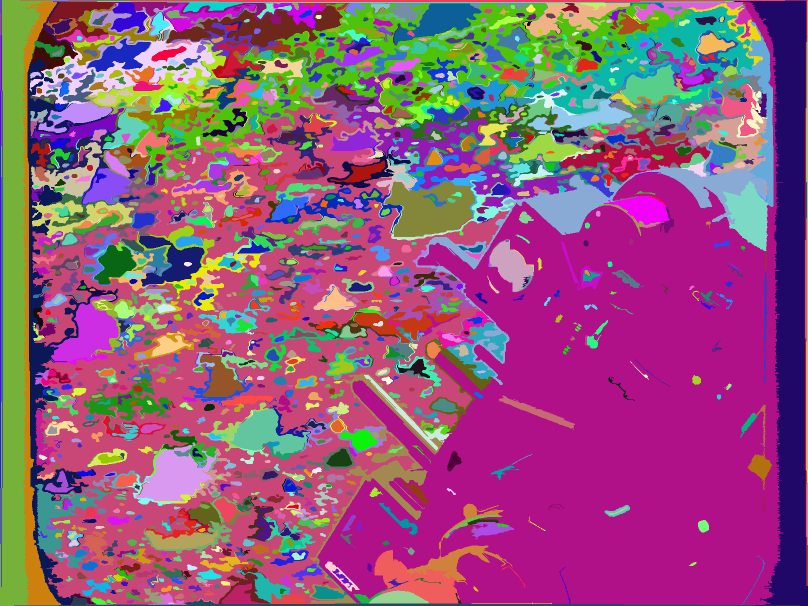
#> input picture over3.png, 1616 x 1212 px, found by its file name (shown at 1/2 size)
$ python rag.py
#> lines starting #> are read from the running program, lines starting #| are printed output that depends on the picture; after the words box and inside, x2 and y2 are one past the last pixel; in counts of white or black regions, pixels touching at a corner belong together
from skimage import data, io, segmentation, color
from skimage.future import graph
from matplotlib import pyplot as plt
from skimage.measure import regionprops
from skimage import draw
import numpy as np
from glob import glob
from PIL import Image
import cv2 as cv


img = np.array(Image.open('/Users/chengwensun/Library/CloudStorage/GoogleDrive-nikki1231121@gmail.com/Other computers/My Computer/Umass/FALL 2022/ECE 597IP/Project2/over3.png'))
#> img is the input picture: shape (1212, 1616, 3); mean R, G, B 145.9, 86.2, 122.8


def show_img(img):
    width = 10.0
    height = img.shape[0]*width/img.shape[1]
    f = plt.figure(figsize=(width, height))
    plt.imshow(img)


labels = segmentation.slic(img, compactness=30, n_segments=400)
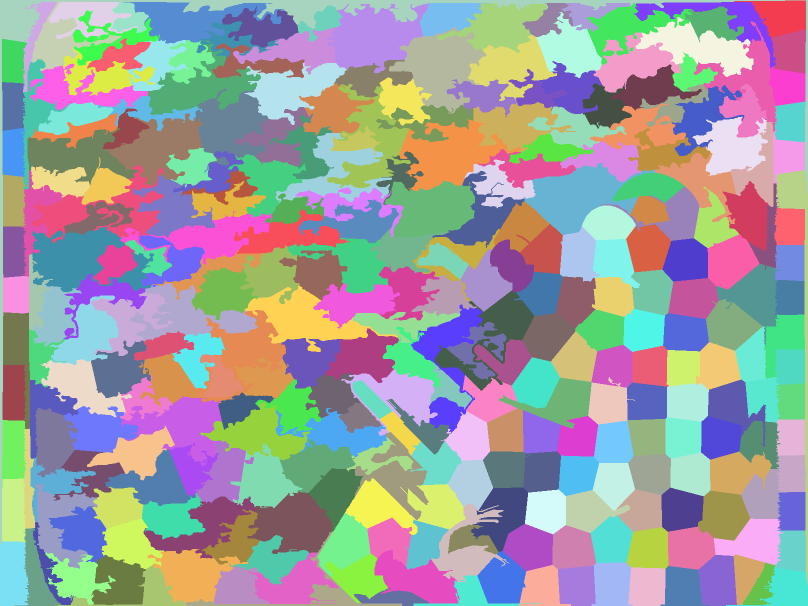
#> labels: shape (1212, 1616) int64 (shown at 1/2 size); 296 distinct labels, from 1 to 296; one colour per label, 0 black
labels = labels + 1  # So that no labelled region is 0 and ignored by regionprops
#> labels: shape (1212, 1616) int64; 296 distinct labels, from 2 to 297
regions = regionprops(labels)
#> regions = 296 regions; largest, box (x1, y1, x2, y2) and area: (0, 0, 1616, 1088) 29265, (65, 454, 308, 584) 17293, (1048, 326, 1313, 470) 17018, (652, 8, 859, 146) 16964, (798, 239, 1043, 382) 16635


label_rgb = color.label2rgb(labels, img, kind='avg')
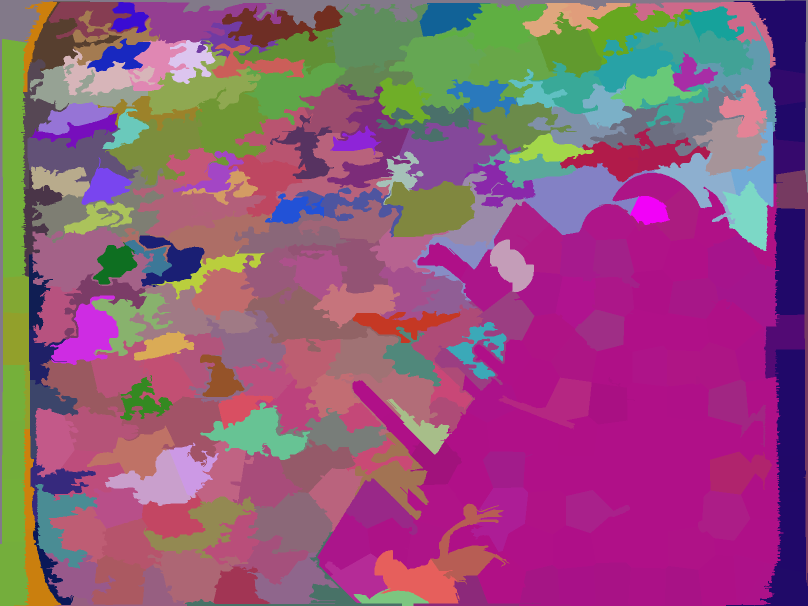
#> label_rgb: shape (1212, 1616, 3) (shown at 1/2 size); mean R, G, B 145.5, 85.8, 122.4

label_rgb = segmentation.mark_boundaries(label_rgb, labels, (0, 0, 0))
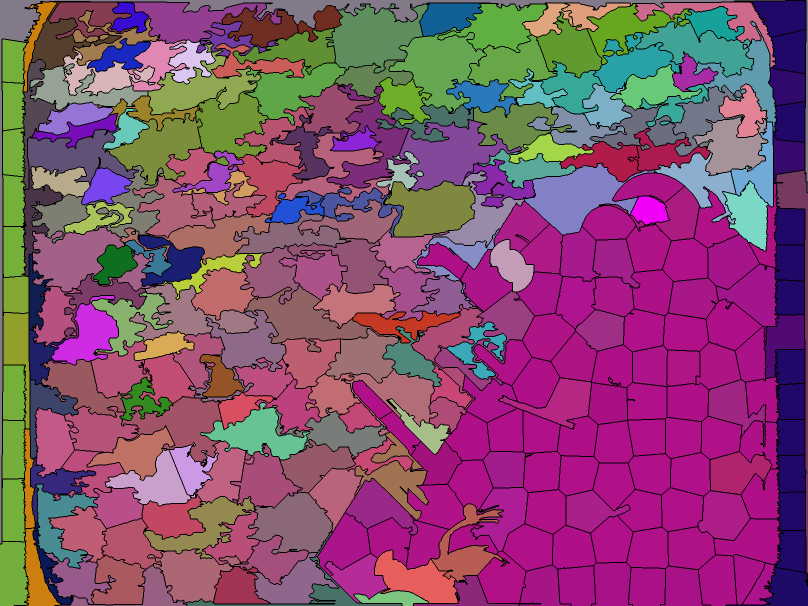
#> label_rgb: shape (1212, 1616, 3) float64 (shown at 1/2 size); mean R, G, B 0.524, 0.306, 0.44

rag = graph.rag_mean_color(img, labels)

for region in regions:
    rag.nodes[region['label']]['centroid'] = region['centroid']


def display_edges(image, g,):
    """Draw edges of a RAG on its image

    Returns a modified image with the edges drawn.Edges are drawn in green
    and nodes are drawn in yellow.

    Parameters
    ----------
    image : ndarray
        The image to be drawn on.
    g : RAG
        The Region Adjacency Graph.
    threshold : float
        Only edges in `g` below `threshold` are drawn.

    Returns:
    out: ndarray
        Image with the edges drawn.
    """
    image = image.copy()
    for edge in g.edges():
        n1, n2 = edge

        r1, c1 = map(int, rag.nodes[n1]['centroid'])
        r2, c2 = map(int, rag.nodes[n2]['centroid'])

        # line  = draw.line(r1, c1, r2, c2)
        # circle = draw.circle(r1,c1,2)

        #if g[n1][n2]['weight'] < high and g[n1][n2]['weight'] > low:
        weight_int = g.nodes[n1]['mean color'].astype(int) - g.nodes[n2]['mean color'].astype(int)
        weight_int = np.linalg.norm(weight_int)
        weight_double = g[n1][n2]['weight']

        #print weight_int,weight_double
        if weight_int > 30 and weight_double < 30 :
            print ("Double Vectors")
            print ("Vector 1",g.nodes[n1]['mean color'])
            print ("Vector 2",g.nodes[n2]['mean color'])
            print ("Difference",g.nodes[n1]['mean color'] - g.nodes[n2]['mean color'])
            print ("Magnitude",weight_double)

            print ("Int Vectors")
            print ("Vector 1",g.nodes[n1]['mean color'].astype(int))
            print ("Vector 2",g.nodes[n2]['mean color'].astype(int))
            print ("Difference",g.nodes[n1]['mean color'].astype(int) - g.nodes[n2]['mean color'].astype(int))
            print ("Magnitude",weight_int)
#> this loop made 865 passes
#> (r1, c1, r2, c2, weight_int) on passes 1 to 3: (128, 541, 31, 1563, 153), (128, 541, 70, 70, 144.5), (128, 541, 84, 119, 115.4)

            # image[line] = 0,1,0

        # image[circle] = 1,1,0

    return image

edges_drawn_30 = display_edges(label_rgb, rag)
show_img(edges_drawn_30)
plt.figure(figsize = (12,8))

plt.show()

$ run again, with over0.png copied over over3.png
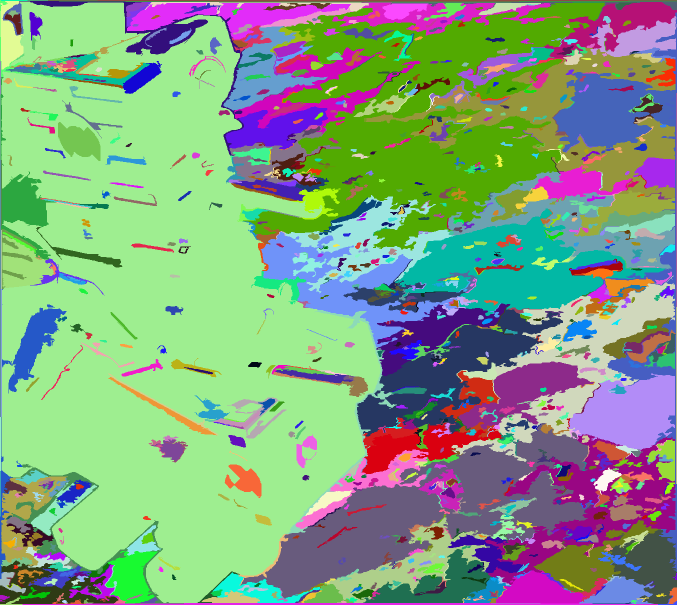
#> input picture over0.png, 1354 x 1209 px, found by its file name (shown at 1/2 size)
#> img is the input picture: shape (1209, 1354, 3); mean R, G, B 130.8, 161.1, 129.9
#> `labels = segmentation.slic(img, compactness=30, n_segments=400)`:
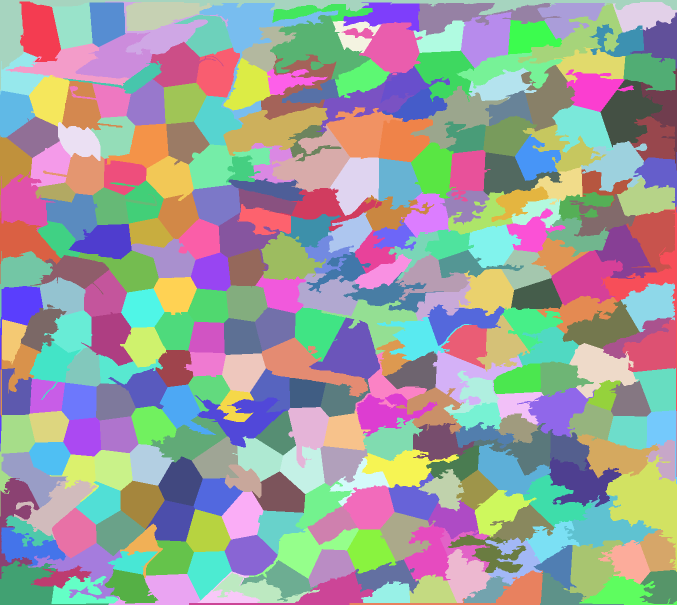
#> labels: shape (1209, 1354) int64 (shown at 1/2 size); 312 distinct labels, from 1 to 312; one colour per label, 0 black
#> regions = 312 regions; largest, box (x1, y1, x2, y2) and area: (0, 0, 1354, 182) 17457, (1211, 909, 1354, 1144) 14626, (540, 30, 742, 159) 12077, (399, 6, 677, 249) 11548, (447, 213, 656, 312) 10671
#> `label_rgb = segmentation.mark_boundaries(label_rgb, labels, (0, 0, 0))`:
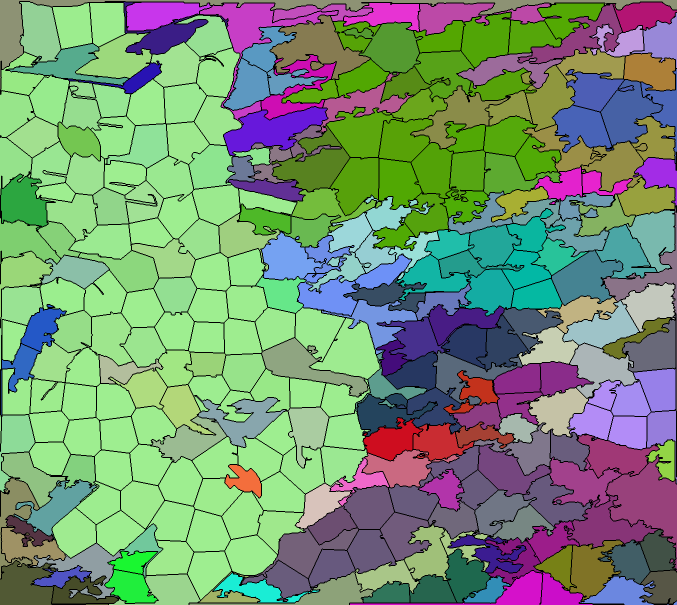
#> label_rgb: shape (1209, 1354, 3) float64 (shown at 1/2 size); mean R, G, B 0.47, 0.581, 0.466
#> the loop in display_edges, `for edge in g.edges():` made 912 passes
#> (r1, c1, r2, c2, weight_int) on passes 1 to 3: (24, 503, 63, 78, 71.84), (24, 503, 68, 328, 144.6), (24, 503, 27, 317, 161.6)
#> (printed output is left out)

$ run again, with over1.png copied over over3.png
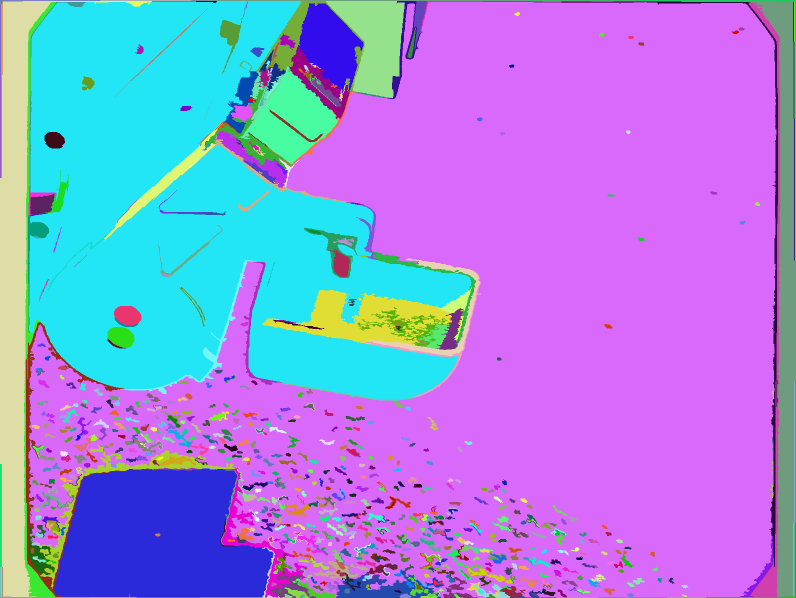
#> input picture over1.png, 1592 x 1196 px, found by its file name (shown at 1/2 size)
#> img is the input picture: shape (1196, 1592, 3); mean R, G, B 154.5, 138, 223.5
#> `labels = segmentation.slic(img, compactness=30, n_segments=400)`:
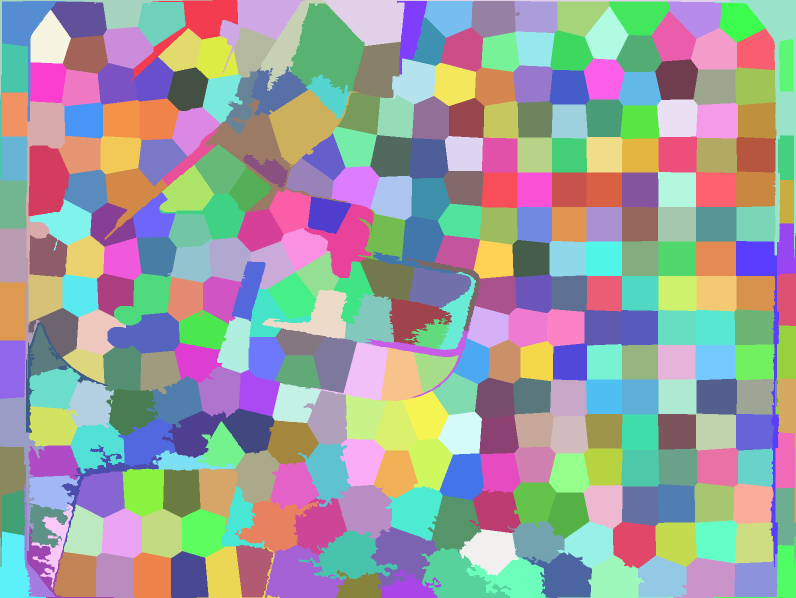
#> labels: shape (1196, 1592) int64 (shown at 1/2 size); 337 distinct labels, from 1 to 337; one colour per label, 0 black
#> regions = 337 regions; largest, box (x1, y1, x2, y2) and area: (579, 6, 729, 187) 16954, (1427, 0, 1592, 515) 13923, (537, 180, 719, 334) 12682, (645, 0, 1460, 92) 12060, (412, 197, 696, 426) 11974
#> `label_rgb = segmentation.mark_boundaries(label_rgb, labels, (0, 0, 0))`:
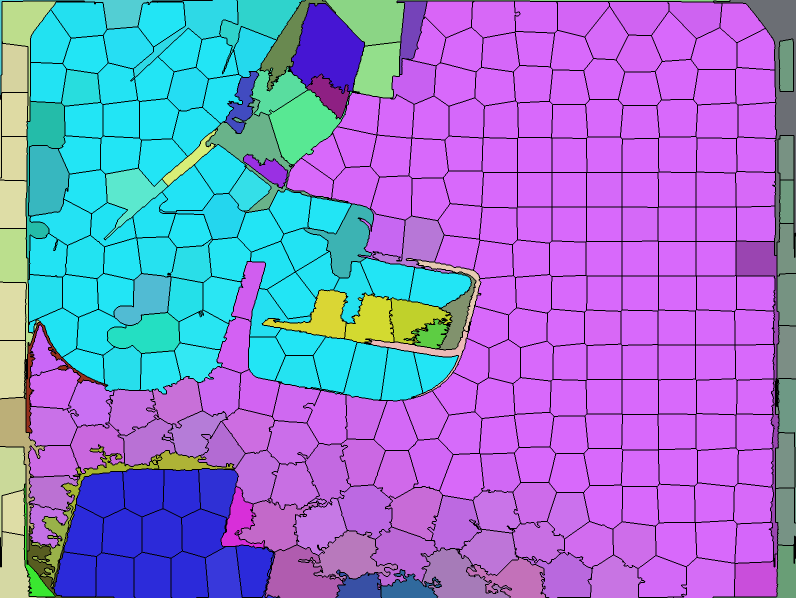
#> label_rgb: shape (1196, 1592, 3) float64 (shown at 1/2 size); mean R, G, B 0.568, 0.506, 0.824
#> the loop in display_edges, `for edge in g.edges():` made 981 passes
#> (r1, c1, r2, c2, weight_int) on passes 1 to 3: (29, 205, 47, 393, 42.59), (29, 205, 51, 47, 129), (29, 205, 36, 162, 58.41)

$ run again, with over2.png copied over over3.png
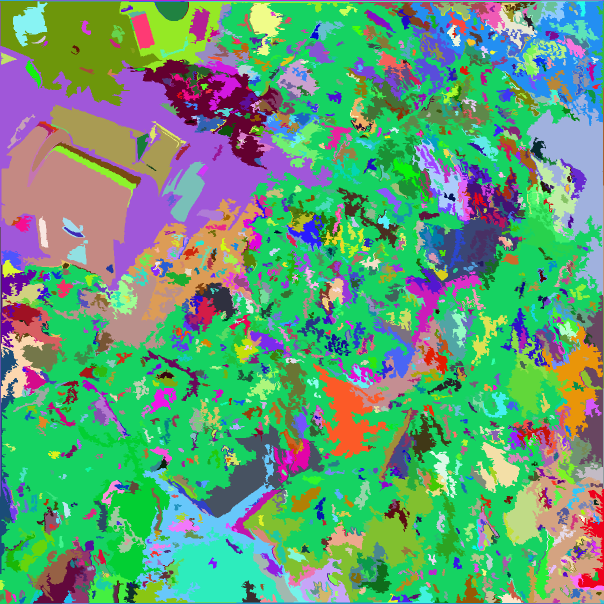
#> input picture over2.png, 1208 x 1208 px, found by its file name (shown at 1/2 size)
#> img is the input picture: shape (1208, 1208, 3); mean R, G, B 100, 157.7, 120.4
#> `labels = segmentation.slic(img, compactness=30, n_segments=400)`:
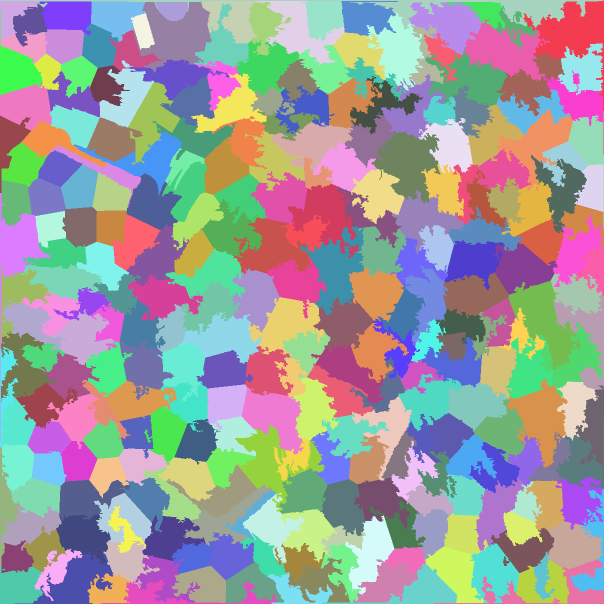
#> labels: shape (1208, 1208) int64 (shown at 1/2 size); 278 distinct labels, from 1 to 278; one colour per label, 0 black
#> regions = 278 regions; largest, box (x1, y1, x2, y2) and area: (1047, 1, 1208, 309) 12429, (267, 4, 423, 145) 12114, (743, 262, 881, 406) 11399, (1017, 561, 1162, 739) 11192, (928, 39, 1100, 163) 10711
#> `label_rgb = segmentation.mark_boundaries(label_rgb, labels, (0, 0, 0))`:
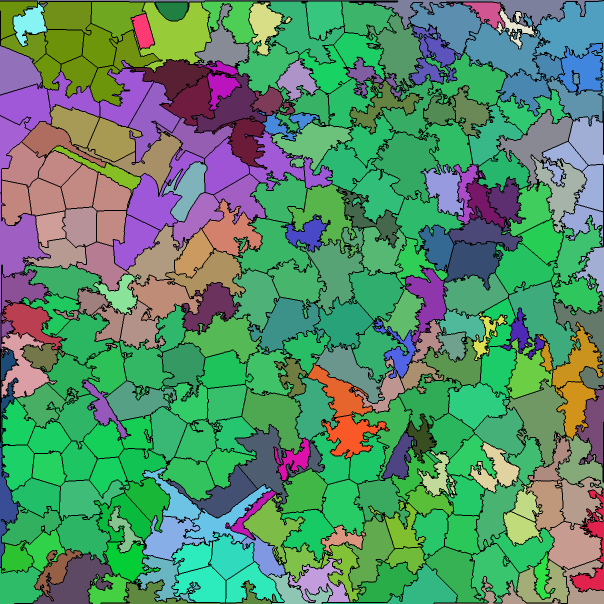
#> label_rgb: shape (1208, 1208, 3) float64 (shown at 1/2 size); mean R, G, B 0.348, 0.554, 0.421
#> the loop in display_edges, `for edge in g.edges():` made 808 passes
#> (r1, c1, r2, c2, weight_int) on passes 1 to 3: (13, 852, 66, 1145, 64.97), (13, 852, 29, 24, 145.3), (13, 852, 37, 464, 116.6)
#> (printed output is left out)
